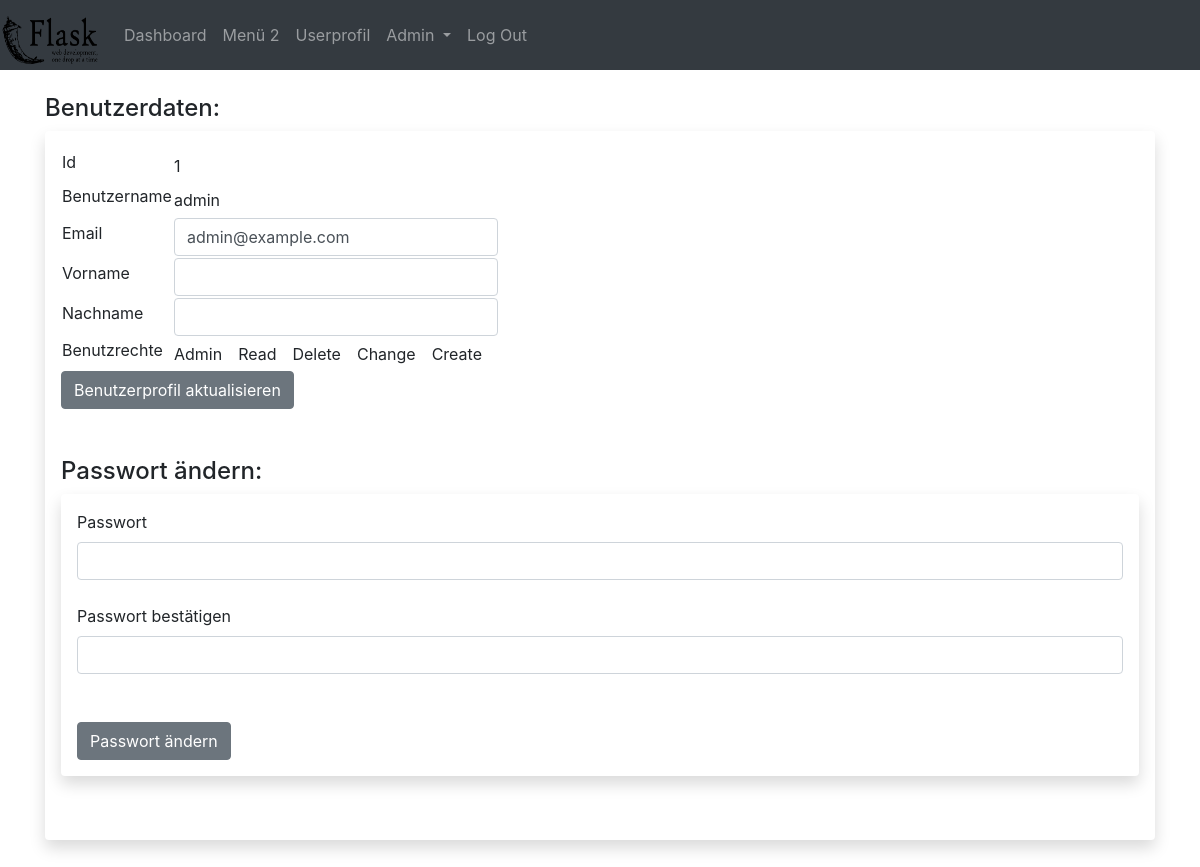
Page /profil/1 (signed in) on the committed database.
### main.py (models this page shows)
class User(db.Model, UserMixin):
    __tablename__ = 'users'
    id = db.Column(db.Integer, primary_key=True)
    username = db.Column(db.String(255), unique=True)
    active = db.Column('is_active', db.Boolean(), nullable=False, server_default='1')
    email = db.Column(db.String(255, collation='NOCASE'), nullable=False, unique=True)
    email_confirmed_at = db.Column(db.DateTime())
    password = db.Column(db.String(255), nullable=False, server_default='')
    first_name = db.Column(db.String(100, collation='NOCASE'), nullable=False, server_default='')
    last_name = db.Column(db.String(100, collation='NOCASE'), nullable=False, server_default='')
    roles = db.relationship('Role', secondary='user_roles')

class Role(db.Model):
    __tablename__ = 'roles'
    id = db.Column(db.Integer(), primary_key=True)
    name = db.Column(db.String(50), unique=True)

### main.py (the view, shortened to what this page needs)
@app.route("/profil/<int:user_id>", methods=['GET', 'POST'])
@login_required
def show_profile(user_id):
    if user_id == current_user.id or role_checker(current_user, admin):
        user = User.query.get(user_id)
        id = user.id
        name = user.username
        roles = get_roles(user)
        email = user.email
        firstname = user.first_name
        lastname = user.last_name
        userform = model.UserForm()
        userform.id.data = id
        userform.id.label.text = "Id"
        userform.username.data = name
        userform.username.label.text = messages.LABEL_FOR_USERNAME
        userform.email.data = email
        userform.email.label.text = messages.LABEL_FOR_EMAIL
        userform.first_name.data = firstname
        userform.first_name.label.text = messages.LABEL_FOR_FIRST_NAME
        userform.last_name.data = lastname
        userform.last_name.label.text = messages.LABEL_FOR_LAST_NAME
        userform.submit1.label.text = messages.LABEL_FOR_UPDATE_USERPROFILE_BUTTON
        userform.roles = roles
        form = model.ChangePasswordForm()
        form.password.label.text = messages.LABEL_FOR_PASSWORD
        form.confirm.label.text = messages.LABEL_FOR_PASSWORD_CONFIRM
        form.submit.label.text = messages.LABEL_FOR_CHANGE_PASSWORD_BUTTON
        return render_template("profile/profile.html", userform=userform, form=form, name=name, roles=roles, email=email,
                               firstname=firstname, lastname=lastname)
    else:
        return render_template("base/error.html", header=messages.ERROR_HEADER, error_message=messages.ACCESS_DENIED)

### models/models.py
class UserForm(FlaskForm):
    id = StringField('id')
    username = StringField('username')
    email = StringField('email')
    first_name = StringField('first_name')
    last_name = StringField('last_name')
    roles = StringField('roles')
    submit1 = SubmitField('Aktualisieren')

class ChangePasswordForm(FlaskForm):
    password = PasswordField('password', validators=[InputRequired(), Length(min=8, max=100)])
    confirm = PasswordField('password', validators=[InputRequired(), Length(min=8, max=100)])
    submit = SubmitField("Submit")

### main.py (called while the page is built)
@login_manager.user_loader
def load_user(user_id):
    return User.query.get(int(user_id))

def get_roles(User):
    rollen = User.roles
    user_roles = []
    for role in rollen:
        user_roles.append(role.name)
    return user_roles

### templates/profile/profile.html (shortened to what this page needs)
{% extends "layouts/layout.html" %}
{% block content %}
<h4>Benutzerdaten:</h4>
<div class="shadow p-3 mb-5 bg-body rounded">
	<form method="POST">
		<table class="u-full-width">
			<thead>
				<tr>
					<th></th>
					<th></th>
				</tr>
			</thead>
			<tbody>
			<tr>
				<td>
					{{ userform.id.label(class="form-label") }}
				</td>
				<td>
					{{ userform.id.data }}
				</td>
			</tr>
			<tr>
				<td>
					{{ userform.username.label(class="form-label") }}
				</td>
				<td>
					{{ userform.username.data }}
				</td>
			</tr>
			<tr>
				<td>
					{{ userform.email.label(class="form-label") }}
				</td>
				<td>
					{{ userform.email(class="form-control") }}
				</td>
			</tr>
			<tr>
				<td>
					{{ userform.first_name.label(class="form-label") }}
				</td>
				<td>
					{{ userform.first_name(class="form-control") }}
				</td>
			</tr>
			<tr>
				<td>
					{{ userform.last_name.label(class="form-label") }}
				</td>
				<td>
					{{ userform.last_name(class="form-control") }}
				</td>
			</tr>
			<tr>
				<td>
					<label class="form-label">Benutzrechte</label>
				</td>
				<td>
					<ul class="navigation" >
						{% for role in userform.roles %}
							<li >{{ role }}  </li>&ensp;&ensp;
						{% endfor %}
					</ul>
				</td>
			</tr>
			</tbody>
		</table>
		{{ userform.submit1(class="btn btn-secondary") }}
	</form>
	<br />
	<br />
	<h4>Passwort ändern:</h4>
<div class="shadow p-3 mb-5 bg-body rounded">
	<form method="POST">
		{{ form.password.label(class="form-label") }}
		{{ form.password(class="form-control") }}
		<br/>
		{{ form.confirm.label(class="form-label") }}
		{{ form.confirm(class="form-control") }}
		<br/>
		<br/>
		{{ form.submit(class="btn btn-secondary") }}
	</form>
</div>
</div>
{% endblock %}

### static/style.css (style rules this page uses)
.navigation { list-style-type: none; padding: 0; margin: 0; display: flex; justify-content: flex-end; align-items: center; }

### rows in the picture
User: username.data "admin", email "admin@example.com"
Role: name "Admin"
Role: name "Read"
Role: name "Delete"
Role: name "Change"
Role: name "Create"

### other values in the picture
{{ userform.id.label(class="form-label") }} "Id"
{{ userform.id.data }} "1"
{{ userform.username.label(class="form-label") }} "Benutzername"
{{ userform.email.label(class="form-label") }} "Email"
{{ userform.first_name.label(class="form-label") }} "Vorname"
{{ userform.last_name.label(class="form-label") }} "Nachname"
